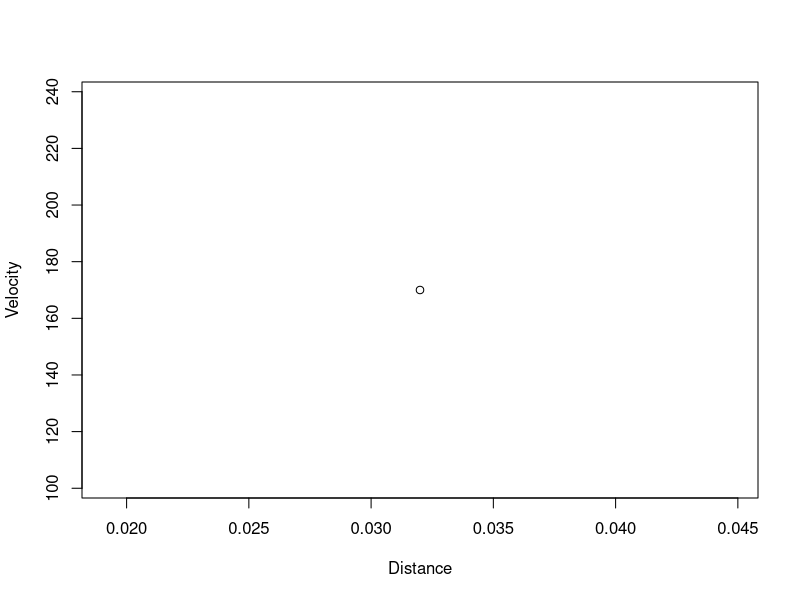
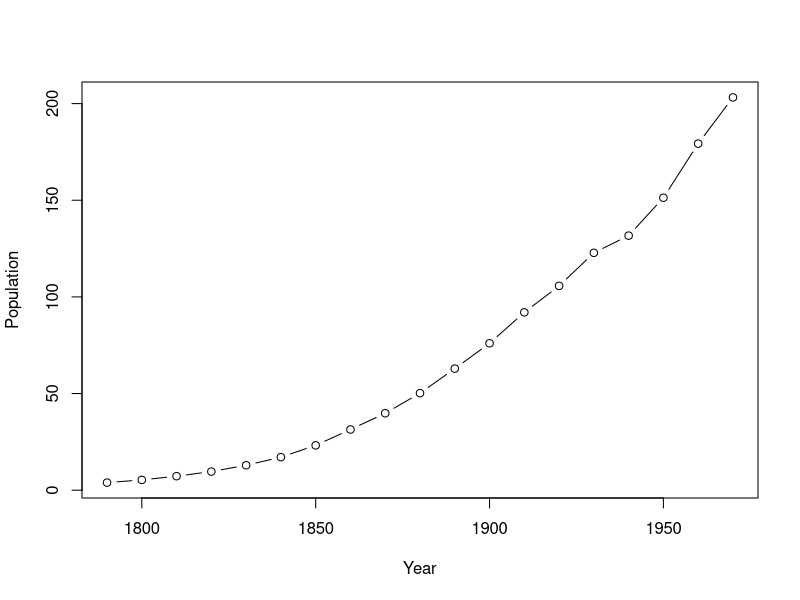
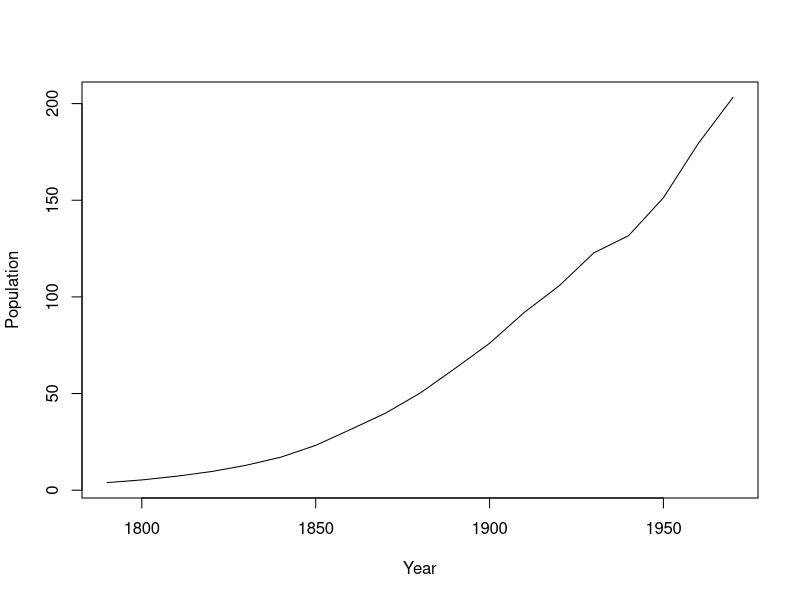
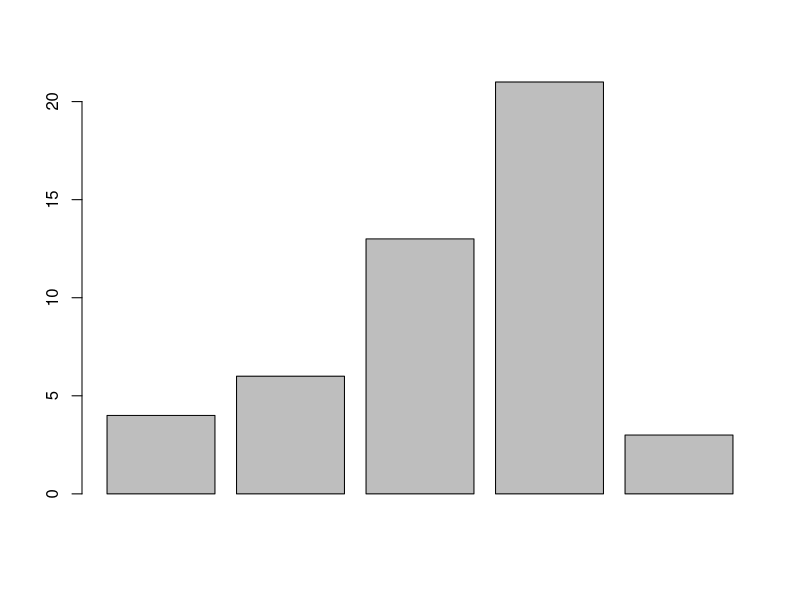
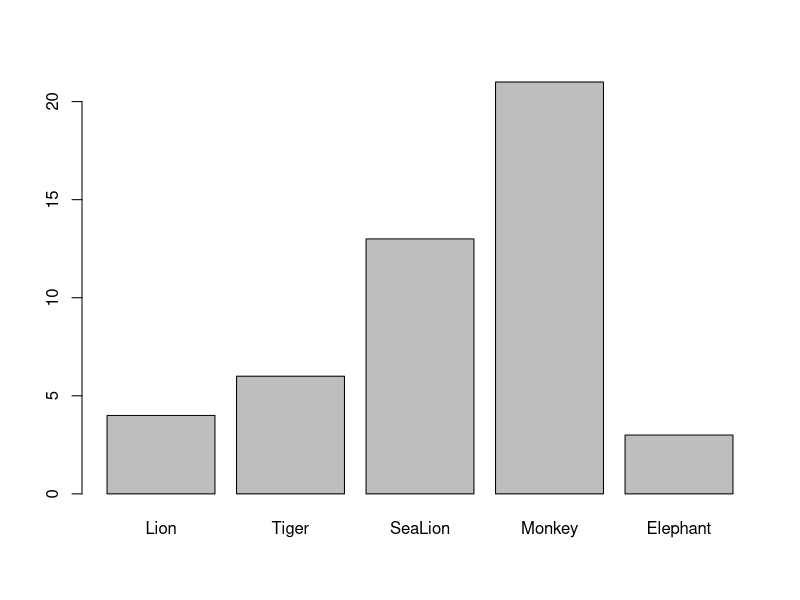
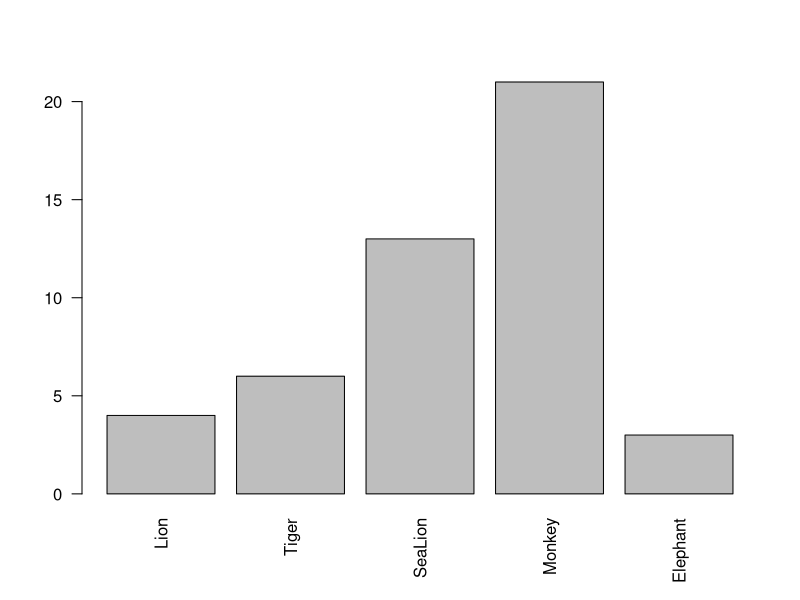
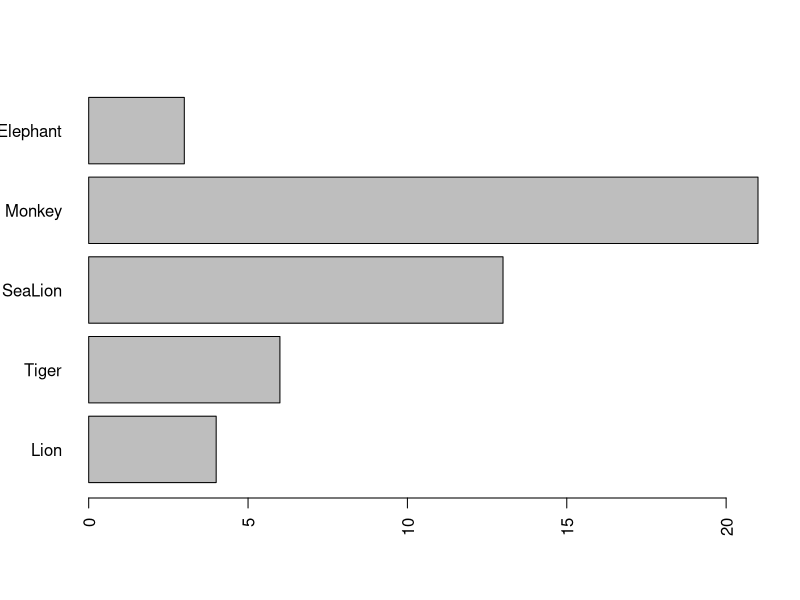
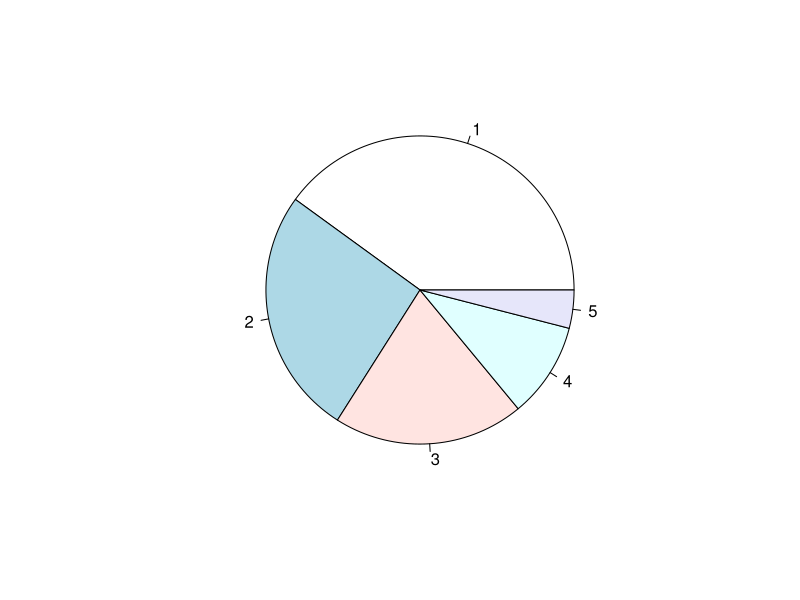

These charts were generated, in order, by the following R code:

##********************************
## Read data from txt 

ex11Data <- read.table(file="ex11-09.txt", header=T, sep="\t")
ex11Data

##********************************
## Reading Data from csv

ex14Data <- read.csv(file="eg14-01.csv",header = T, sep=",")
ex14Data
plot(ex14Data[1,])
lines(ex14Data[2,], add=T)
##********************************
## Line Graph

USdata <- read.table(file="UScensus.txt", sep="\t",header=T)
head(USdata)

attach(USdata)
plot(Year,Population, type="b")
plot(Year,Population, type="l")
detach(USdata)

##********************************
## Bar Graph


Zoo <- read.table(file="Zoo.txt",sep="",header=T)
head(Zoo)
attach(Zoo)
barplot(Count)
barplot(Count,names=Animal)
barplot(Count,names=Animal,las=2)
barplot(Count,names=Animal,las=2, horiz = TRUE)
detach(Zoo)

##********************************
## Pie Chart

myData <- read.csv(file="Exam1.csv",sep=",",header=T)
head(myData)
pie(myData$Count)

attach(myData)
pie(Count,labels=Grade)
pie(Count,labels=Count)


mylabel <- Count/sum(Count)
mylabel

pie(Count,labels=mylabel)
pie(Count,col=rainbow(5),labels=Grade)
detach(myData)


##********************************
## Histograms

hist(rivers)

hist(rivers,breaks=21)

bvector <- c(0,1000,2000,3000,4000)

hist(rivers,breaks=bvector)

bvector2 <- seq(0,4000,by=500)
bvector2
hist(rivers,breaks=bvector2)

bvector3 <- seq(0,4000,length=7)
bvector3

hist(rivers,breaks=bvector3)

hist(rivers,breaks=bvector2,col="red", main="Distribution of Rivers",xlab="Rivers Data")

hist(rivers,breaks=bvector3,col="red",freq=T)

hist(rivers,breaks=bvector3,col="red",freq=FALSE)
